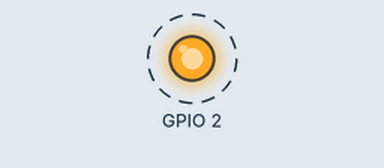
This program was run on a simulated ESP32. Shown: output pins drawn as LEDs (lit = HIGH). Dashed ring = blinking. What the program prints to the serial monitor is not drawn.

Above: at 1.3 s.
Timing chart, 0 to 4.1 s (numbered marks = the images above):
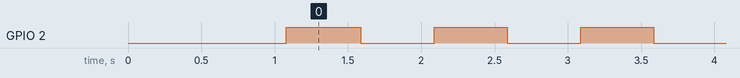

Measured:
- by itself, GPIO 2: alternates HIGH for 0.50 s and LOW for 0.50 s

The program:

main.cpp
```cpp
// Blink Test - ESP32 DevKit
// Simple GPIO control sketch demonstrating LED blink functionality
// See ../pin-layout.md for GPIO pin assignments

#include <Arduino.h>
#include "blink_config.h"
#include "version.h"

void setup() {
  Serial.begin(9600);
  delay(1000); // Allow serial monitor to connect

  Serial.print("Sketch: ");
  Serial.println(SKETCH_NAME);
  Serial.print("Version: ");
  Serial.println(SKETCH_VERSION);
  Serial.print("Author: ");
  Serial.println(SKETCH_AUTHOR);
  Serial.print("Date: ");
  Serial.println(SKETCH_DATE);

  pinMode(LED_PIN, OUTPUT);
  Serial.println("Blink Test initialized on ESP32 DevKit");
  Serial.print("LED Pin: ");
  Serial.println(LED_PIN);
}

void loop() {
  digitalWrite(LED_PIN, HIGH);
  Serial.println("LED ON");
  delay(BLINK_INTERVAL);

  digitalWrite(LED_PIN, LOW);
  Serial.println("LED OFF");
  delay(BLINK_INTERVAL);
}
```

version.h
```cpp
// Sketch metadata for blink_test

#ifndef VERSION_H
#define VERSION_H

#ifndef SKETCH_NAME
  #define SKETCH_NAME "blink_test"
#endif

#ifndef SKETCH_VERSION
  #define SKETCH_VERSION "1.0.0"
#endif

#ifndef SKETCH_AUTHOR
  #define SKETCH_AUTHOR "devopsnextgenx@gmail.com"
#endif

#ifndef SKETCH_DATE
  #define SKETCH_DATE "2026-06-26"
#endif

#endif // VERSION_H
```

blink_config.h
```cpp
// Blink Configuration Header
// Define pins, timing, and constants for blink_test sketch

#ifndef BLINK_CONFIG_H
#define BLINK_CONFIG_H

// Pin Definitions (refer to pin-layout.md for ESP32 pin details)
#ifndef LED_PIN
  #define LED_PIN 2  // GPIO2 - Change as needed per pin-layout.md
#endif

// Timing Constants
#define BLINK_INTERVAL 500  // Milliseconds between toggle

#endif // BLINK_CONFIG_H
```
